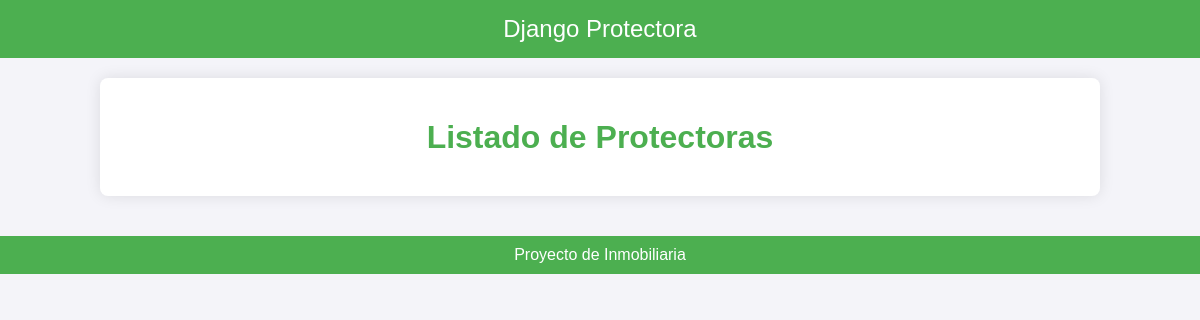
The app's page /Protectoras/, older data.
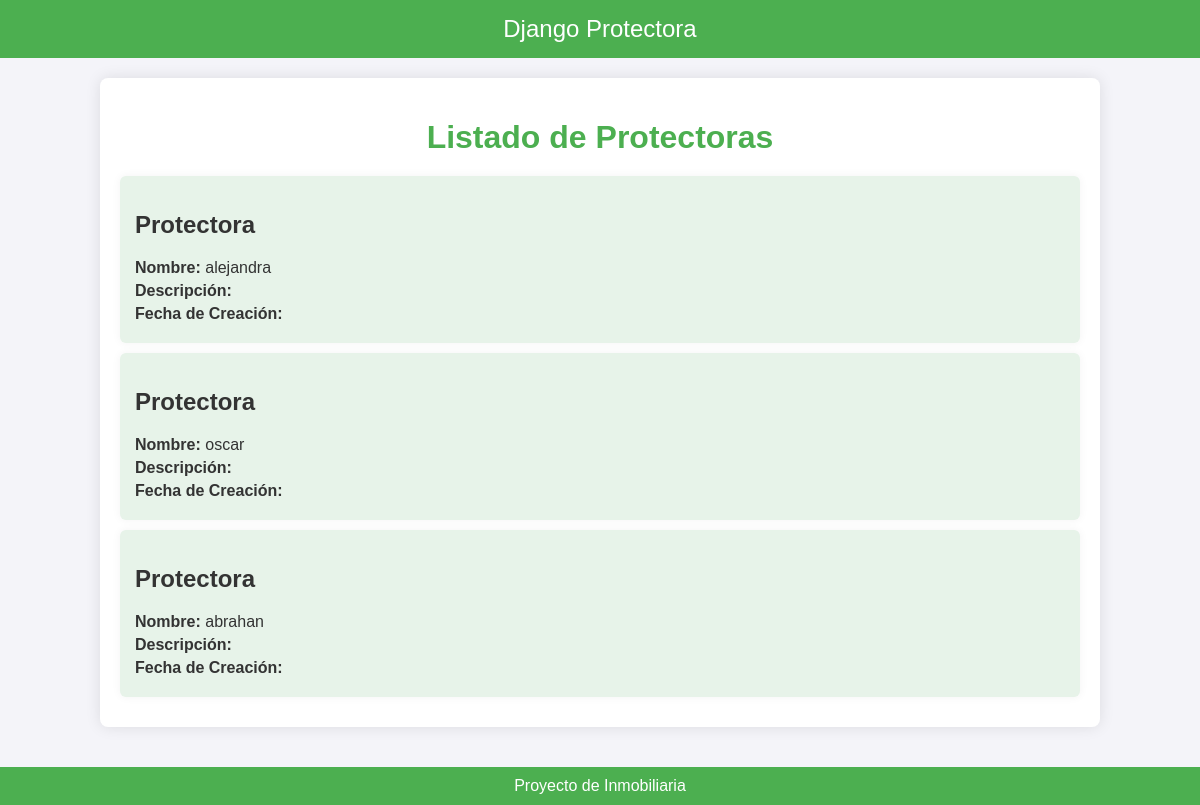
The same page, newer data.
### Protectora/models.py (models this page shows, shortened)
class Protectora(models.Model):
    nombre = models.CharField(max_length = 200)
    Descripcion = models.TextField()
    Fecha_creacion = models.DateTimeField(default=timezone.now)

### Protectora/views.py (the view)
# urls.py: path('Protectoras/', views.listar_Protectoras, name='listar_protectoras'),
def listar_Protectoras(request) :
    protectora = Protectora.objects.all()
    return render(request, 'protectora/protectora_list.html', {'Protectora_mostrar': protectora})

### Protectora/templates/protectora/protectora_list.html (shortened to what this page needs)
<!DOCTYPE html>
<html lang="es">
<head>
</head>
<body>
    <header>
        <a href="/">Django Protectora</a>
    </header>
    <div class="container">
        <h1>Listado de Protectoras</h1>
        {% for protectora in Protectora_mostrar %}
        <article>
            <h2>Protectora</h2>
            <p><strong>Nombre:</strong> {{ protectora.nombre }}</p>
            <p><strong>Descripción:</strong> {{ protectora.descripcion }}</p>
            <p><strong>Fecha de Creación:</strong> {{ protectora.fecha_creacion }}</p>
        </article>
        {% endfor %}
    </div>
    <footer>
        Proyecto de Inmobiliaria
    </footer>
</body>
</html>

Row changes from the older to the newer data that the page shows:
added Protectora: nombre "alejandra"
added Protectora: nombre "oscar"
added Protectora: nombre "abrahan"
